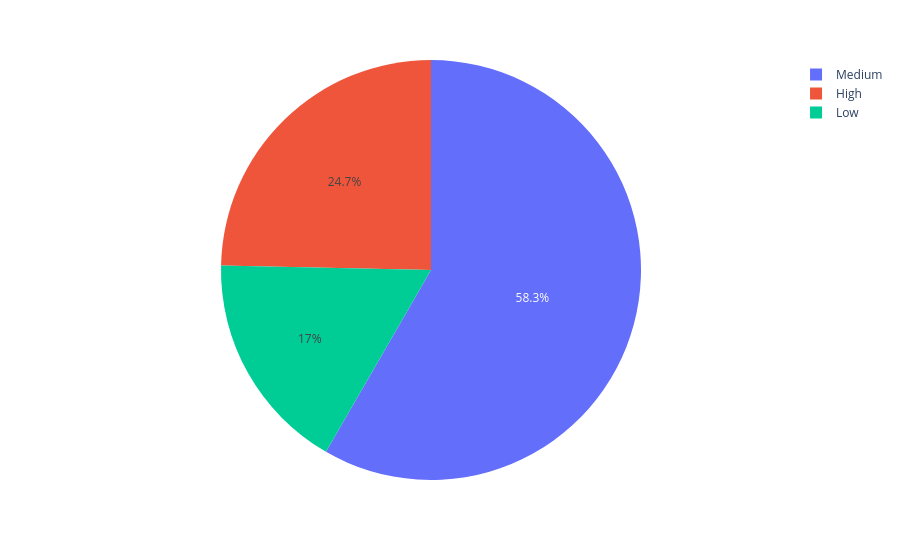

Notebook code for this chart:
### Markdown cell above
## Risk level popularity

### Code cell
risk_counts = df["risk_level"].value_counts()
px.pie(values=risk_counts.values, names=risk_counts.index)

### Figure 1 — Plotly figure (JSON) as saved in the notebook; plotly's stock layout.template omitted (floating-point values rounded to 4 significant figures)
{"data": [{"domain": {"x": [0.0, 1.0], "y": [0.0, 1.0]}, "hovertemplate": "label=%{label}<br>value=%{value}<extra></extra>", "labels": ["Medium", "High", "Low"], "legendgroup": "", "name": "", "showlegend": true, "type": "pie", "values": [175, 74, 51]}], "layout": {"legend": {"tracegroupgap": 0}, "margin": {"t": 60}}}
